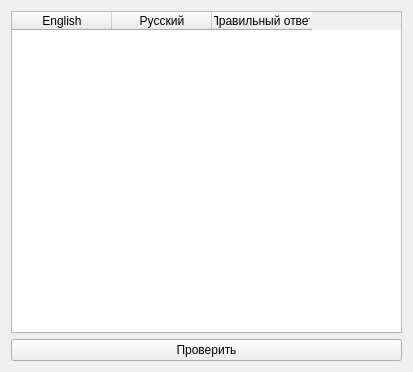
<?xml version="1.0" encoding="UTF-8"?>
<ui version="4.0">
 <class>RepeatForm</class>
 <widget class="QWidget" name="RepeatForm">
  <property name="geometry">
   <rect>
    <x>0</x>
    <y>0</y>
    <width>413</width>
    <height>372</height>
   </rect>
  </property>
  <property name="windowTitle">
   <string>Form</string>
  </property>
  <layout class="QGridLayout" name="gridLayout">
   <item row="0" column="0">
    <widget class="QTableWidget" name="tableWidget">
     <column>
      <property name="text">
       <string>English</string>
      </property>
     </column>
     <column>
      <property name="text">
       <string>Русский</string>
      </property>
     </column>
     <column>
      <property name="text">
       <string>Правильный ответ</string>
      </property>
     </column>
    </widget>
   </item>
   <item row="1" column="0">
    <widget class="QPushButton" name="pushButton">
     <property name="text">
      <string>Проверить</string>
     </property>
    </widget>
   </item>
  </layout>
 </widget>
 <resources/>
 <connections/>
</ui>
